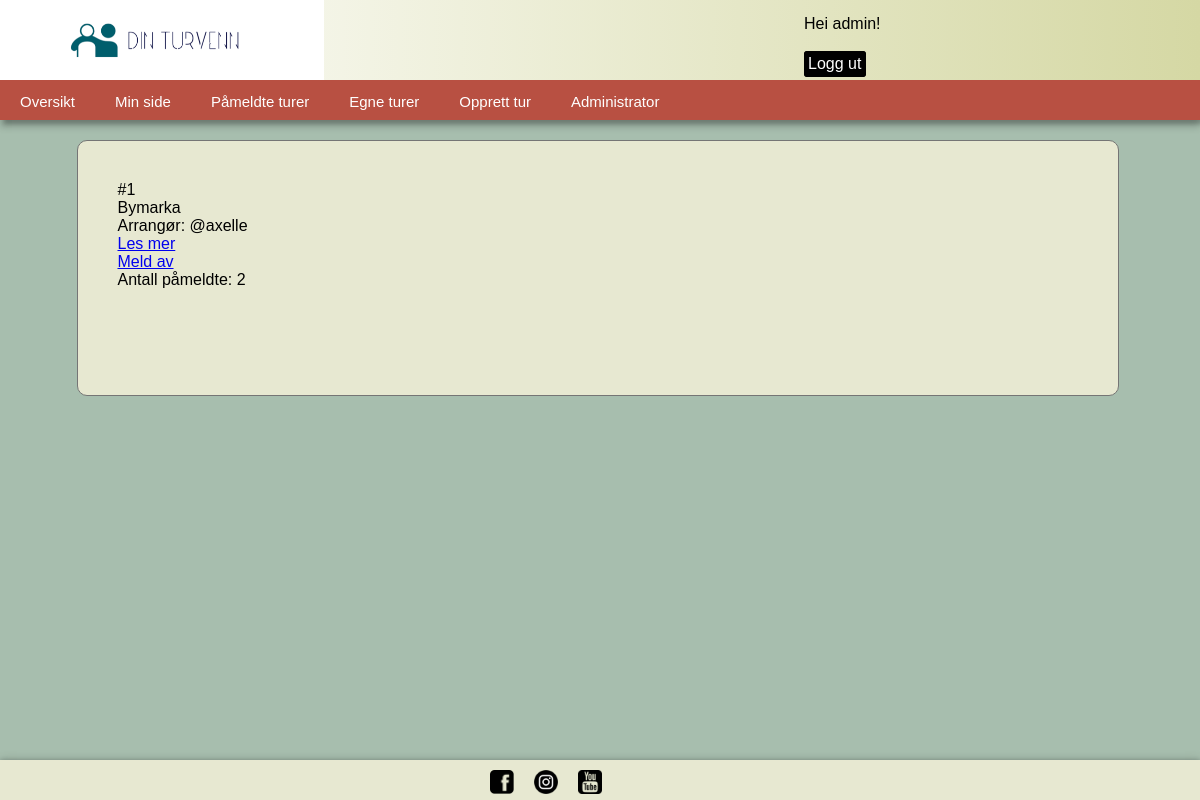
Before: /enrolled/ (signed in) with the older database file.
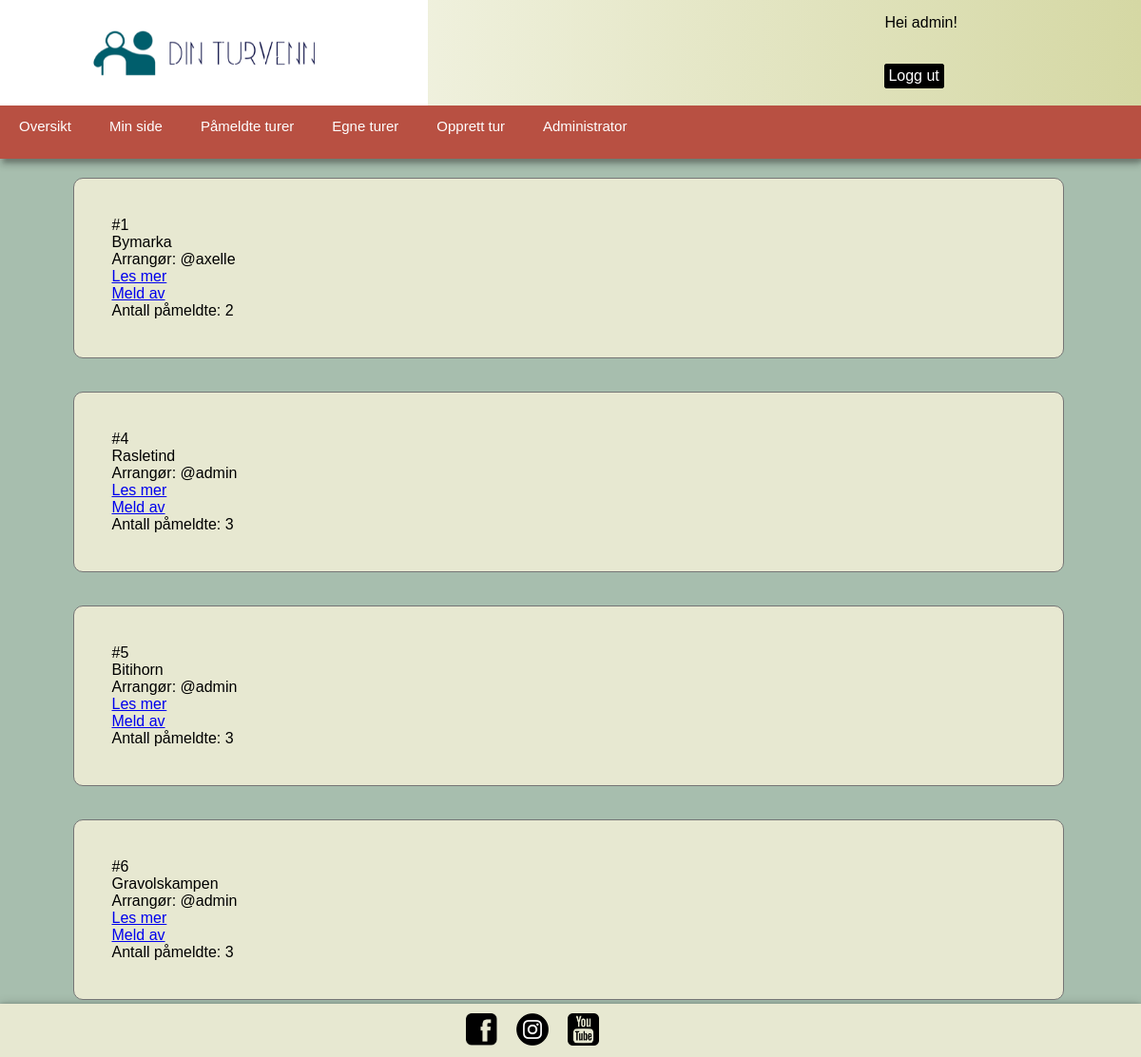
After: the same page with the newer database file.
### base/models.py (models this page shows, shortened)
class Hike(models.Model):
    title = models.CharField(max_length=30, null=False)
    host = models.ForeignKey(
        User, on_delete=models.CASCADE, related_name="hosting")
    description = models.TextField(null=False)
    scheduled = models.DateTimeField(default=None, blank=True, null=True)
    meetup = models.CharField(max_length=50, null=False)
    participants = models.ManyToManyField(User, related_name="participants")

### base/views.py (the view)
# urls.py: path('enrolled/', views.enrolled, name="enrolled"),
@login_required(login_url='login')
def enrolled(request):
    hikes = Hike.objects.all()
    participants = Hike.participants
    context = {'hikes': hikes, 'participants': participants}
    return render(request, 'base/enrolled.html', context)

### base/templates/base/enrolled.html
{% extends 'main.html' %}
{% block content %}
        <div class="enrolled-content">
            {% for hike in hikes%}
                {%if request.user in hike.participants.all%}
                    <div>
                        <p class="hikeid">#{{hike.id}}</p>
                        <p class="">{{hike.title}}</p>
                        <p>Arrangør: @{{hike.host}}</p>
                        <a href="{% url 'hike' hike.id%}"><p>Les mer</p></a>
                        <a href="{% url 'signoffhike' hike.id %}"><p>Meld av</p><a>
                        <p>Antall påmeldte: {{hike.participants.count}}</p>
                    </div>
                {% endif %}
            {% endfor %}
        </div>
{% endblock %}

Changed rows visible on the page:
added Hike: id "4", title "Rasletind", host "admin", participants.count "3"
added Hike: id "5", title "Bitihorn", host "admin", participants.count "3"
added Hike: id "6", title "Gravolskampen", host "admin", participants.count "3"
